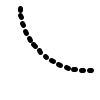
Frame 1 (no input)
Frame 60 (the mouse pressed at the canvas centre just before this capture): identical to frame 1, image omitted
Frame 120 (the mouse held since frame 60 and released just before this capture): identical to frame 1, image omitted

The Processing sketch that drew this single still picture (run headless with seeded random() and noise(); from frame 60 on, the mouse is pressed at the canvas centre):

// Processing sketch: sketch_22_1
// ── sketch_22_1.pde
//Excersice 22.1 Write your own function to draw a parameterized arch.
  int x = 20;
  int u = 14;
  float a = -0.12;
  void setup() {
 size(100,100);
  }
    void draw() { 
    background(255); 
    tail(x, u, a);
  }
  void tail(int xpos, int units, float angle) { 
    pushMatrix();
    translate(xpos, 0);
    for (int i = units; i > 0; i--) {
      strokeWeight(5);
      line(0, 10, 0, 8);
      translate(0, 8);
      rotate(angle);
    }
    popMatrix();
  }
